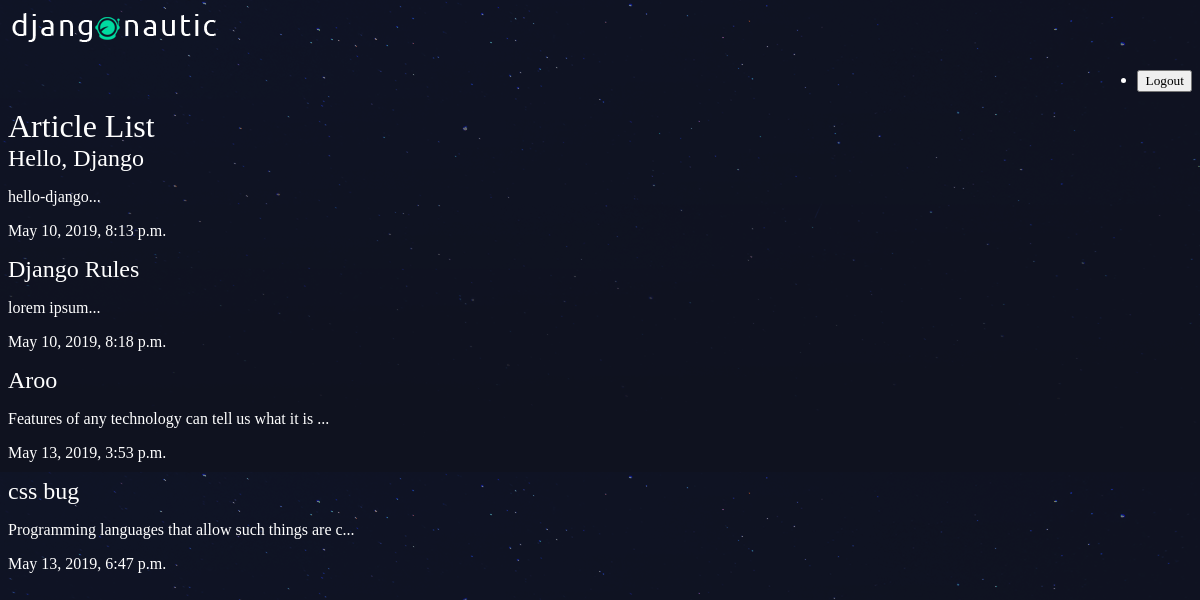
The app's page /articles/ with its own data.
### articles/models.py (models this page shows, shortened)
class Article(models.Model):
    title = models.CharField(max_length=100)
    slug = models.SlugField()
    body = models.TextField()
    date = models.DateTimeField(auto_now_add=True)
    thumb = models.ImageField(default='default.png', blank=True)
    def snippet(self):
        return self.body[:50] + '...'

### articles/views.py (the view)
def article_list(request):
    articles = Article.objects.all().order_by('date')
    return render(request, 'articles/article_list.html', {'articles': articles})

### articles/templates/articles/article_list.html
{% extends 'base_layout.html' %}
{%block content%}
    <h1>Article List</h1>
    <div class="articles">
        {% for article in articles %}
            <div class="article">
                <h2><a href="{% url 'detail' slug=article.slug %}">{{ article.title }}</a></h2>
                <p>
                    {{ article.snippet }}
                </p>
                <p>
                    {{ article.date }}
                </p>
            </div>
        {% endfor %}
    </div>
{% endblock %}

### assets/styles.css (style rules this page uses)
body { background-color: #0f121f; background-image: url(/stars.png); background-repeat-y: no-repeat; color: #fff; }
body * { font-family: Ubuntu; }
h1, h2, h3, h4, h5 { font-weight: normal; margin: 0; }
a, a:hover, a:visited { color: #fff; text-decoration: none; }

### records on screen
Article: title "Hello, Django", snippet "hello-django...", date "May 10, 2019, 8:13 p.m."
Article: title "Django Rules", snippet "lorem ipsum...", date "May 10, 2019, 8:18 p.m."
Article: title "Aroo", snippet "Features of any technology can tell us what it is ...", date "May 13, 2019, 3:53 p.m."
Article: title "css bug", snippet "Programming languages that allow such things are c...", date "May 13, 2019, 6:47 p.m."
